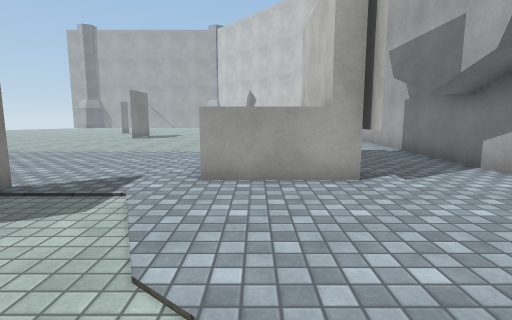
view 1 (above)

16 first-person views from a walk through a Unity game level. The camera is 1.3 m above the floor, tilts 8° down and sees 80° across. The floor is counted in squares, 1 m on a side. Each view is taken from the middle of a square. On the plan, view 1 faces up. The plan holds only what a view shows up to about 14 squares ahead; the rest is blank. The place goes on beyond the plan. The player character is not drawn. Surface patterns are stand-ins for the level's own textures.

view 2
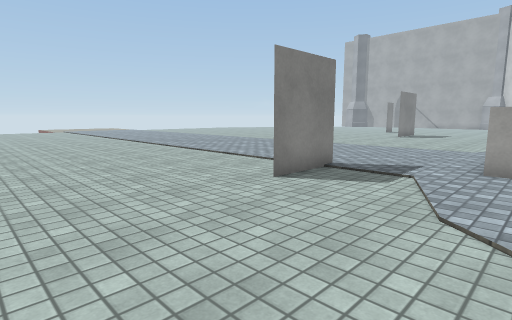

view 3
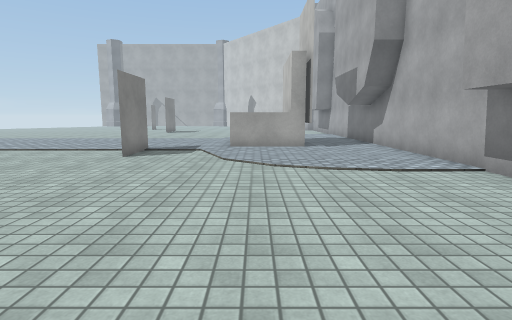

view 4
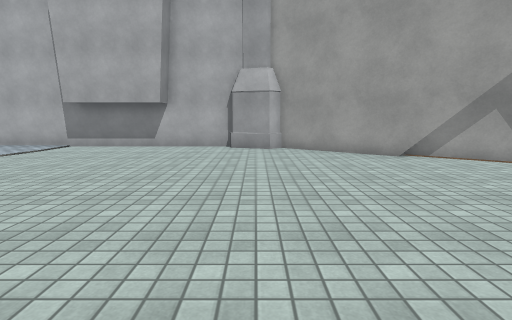

view 5
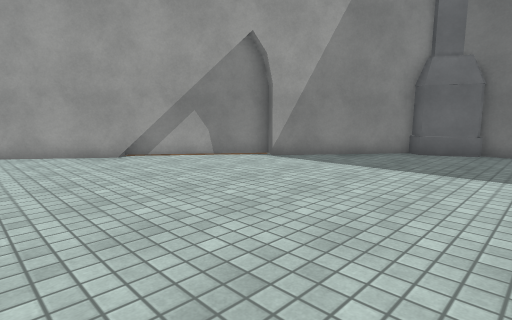

view 6
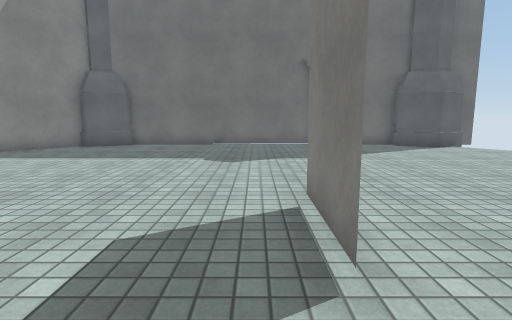

view 7
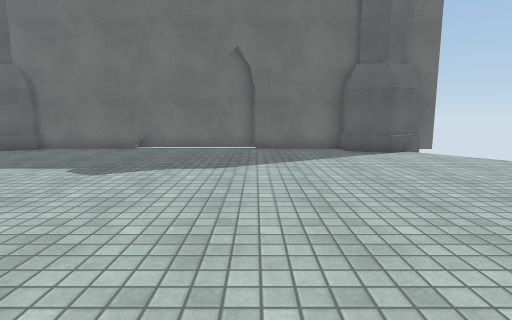

view 8
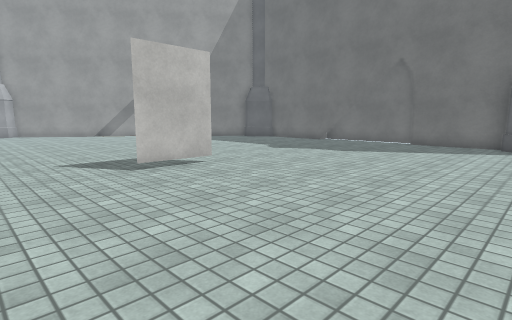

view 9
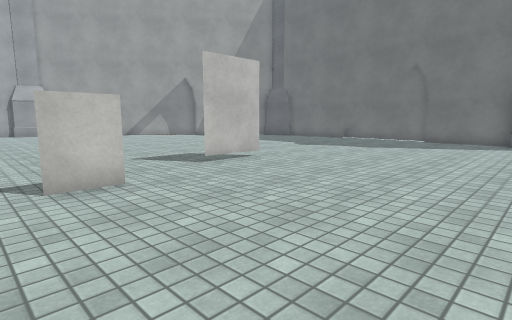

view 10
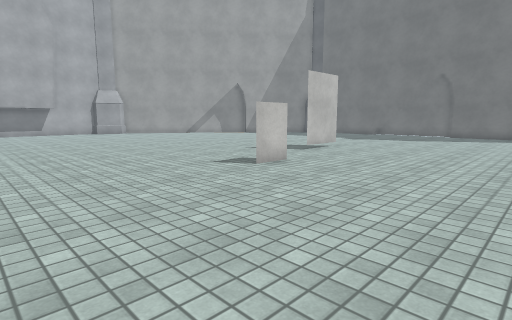

view 11
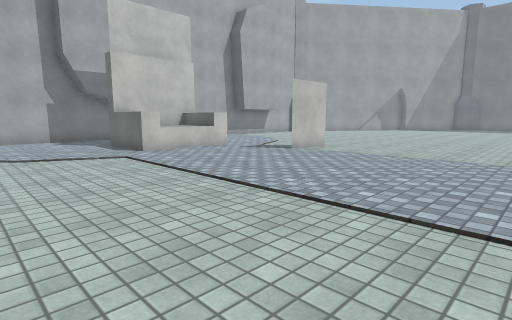

view 12
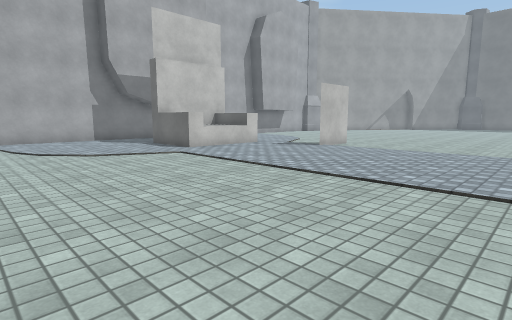

view 13
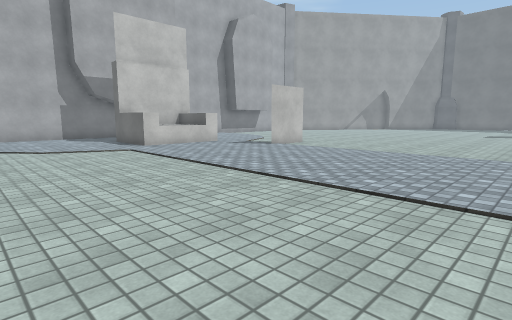

view 14
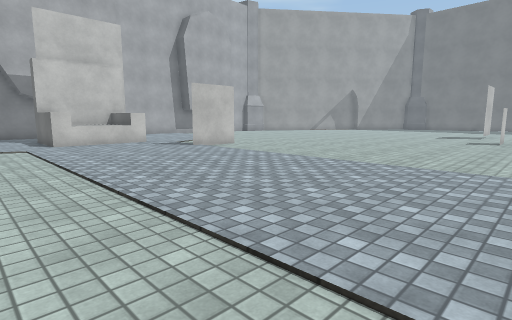

view 15
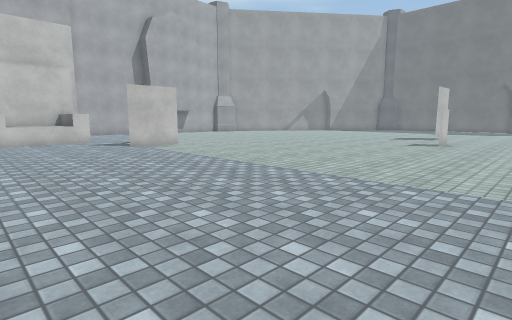

view 16
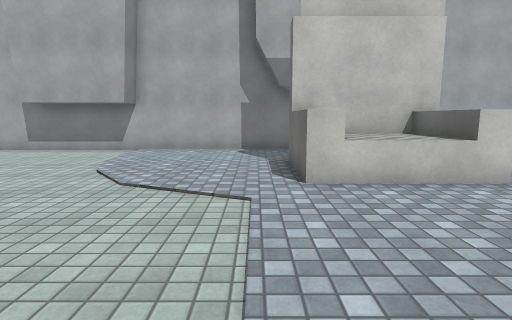

### Floor plan
Points are (right, up) in squares from view 1. A wall is a line through its corners. A room is listed if a view was taken in it or the views show most of it. See-through windows are left out.
Room 1 (views 1, 2, 3, 4, 5, 6, 7, 8, 9, 10, 11, 12, 13, 14, 15, 16)
walls: (-4.4, 2.9) (-4.4, 5.4) (-4.4, 2.9); (-14, -6.4) (-14, -5); (-12.8, -9.1) (-12.8, -11.5) (-12.8, -9.1); (-1.1, 6.7) (1.5, 6.7); (1.5, 5.9) (1.5, 10.1); (2.1, 6) (-1.1, 6) (-1.1, 10) (2.1, 10); (5.6, -7) (5.6, 17.5); (1, -14.2) (5, -9) (4.6, -8.6) (5.2, -6.9); (-0.4, -17.3) (2.7, -13.3); (-6.1, -21.2) (-4.6, -20.5) (-4.2, -20.8) (-1, -16.8); (-11.7, -21.4) (-6, -21.4); (-15, -22.2) (-9.9, -22.2); (-20.6, -20.5) (-19.9, -20.1) (-18.5, -20.9) (-18.5, -21.4) (-15, -21.4)

Where each view was taken, in squares from view 1:
view 1: 0 up, 0 right, facing up
view 2: 2 down, 0 right, facing up-left
view 3: 7 down, 0 right, facing up
view 4: 8 down, 8 left, facing right
view 5: 9 down, 8 left, facing down-right
view 6: 7 down, 12 left, facing down
view 7: 9 down, 15 left, facing down
view 8: 6 down, 20 left, facing down-right
view 9: 4 down, 20 left, facing down-right
view 10: 1 up, 20 left, facing down-right
view 11: 15 up, 12 left, facing down-right
view 12: 17 up, 12 left, facing down-right
view 13: 16 up, 14 left, facing down-right
view 14: 13 up, 16 left, facing down-right
view 15: 11 up, 18 left, facing down-right
view 16: 11 up, 7 left, facing right
